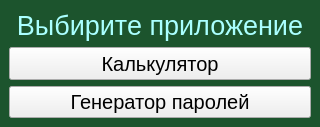
<?xml version="1.0" encoding="UTF-8"?>
<ui version="4.0">
 <class>MainWindow</class>
 <widget class="QMainWindow" name="MainWindow">
  <property name="geometry">
   <rect>
    <x>0</x>
    <y>0</y>
    <width>320</width>
    <height>127</height>
   </rect>
  </property>
  <property name="windowTitle">
   <string>MultiTool by LehaBezuglov</string>
  </property>
  <property name="windowIcon">
   <iconset resource="files_rc.qrc">
    <normaloff>:/icons/icons/global-_1_.ico</normaloff>:/icons/icons/global-_1_.ico</iconset>
  </property>
  <property name="styleSheet">
   <string notr="true">QMainWindow {
	background-color: rgb(28,84,45);
}</string>
  </property>
  <widget class="QWidget" name="centralwidget">
   <layout class="QGridLayout" name="gridLayout">
    <item row="0" column="0">
     <widget class="QLabel" name="label">
      <property name="sizePolicy">
       <sizepolicy hsizetype="Minimum" vsizetype="Expanding">
        <horstretch>0</horstretch>
        <verstretch>0</verstretch>
       </sizepolicy>
      </property>
      <property name="font">
       <font>
        <pointsize>20</pointsize>
       </font>
      </property>
      <property name="styleSheet">
       <string notr="true">QLabel {
	color: rgb(170, 255, 255);
}</string>
      </property>
      <property name="text">
       <string>Выбирите приложение</string>
      </property>
      <property name="alignment">
       <set>Qt::AlignCenter</set>
      </property>
     </widget>
    </item>
    <item row="1" column="0">
     <widget class="QPushButton" name="pushButton">
      <property name="sizePolicy">
       <sizepolicy hsizetype="Minimum" vsizetype="Expanding">
        <horstretch>0</horstretch>
        <verstretch>0</verstretch>
       </sizepolicy>
      </property>
      <property name="font">
       <font>
        <pointsize>15</pointsize>
       </font>
      </property>
      <property name="text">
       <string>Калькулятор</string>
      </property>
      <property name="icon">
       <iconset resource="files_rc.qrc">
        <normaloff>:/icons/icons/calculator.ico</normaloff>:/icons/icons/calculator.ico</iconset>
      </property>
     </widget>
    </item>
    <item row="2" column="0">
     <widget class="QPushButton" name="pushButton_2">
      <property name="sizePolicy">
       <sizepolicy hsizetype="Minimum" vsizetype="Expanding">
        <horstretch>0</horstretch>
        <verstretch>0</verstretch>
       </sizepolicy>
      </property>
      <property name="font">
       <font>
        <pointsize>15</pointsize>
       </font>
      </property>
      <property name="text">
       <string>Генератор паролей</string>
      </property>
      <property name="icon">
       <iconset resource="files_rc.qrc">
        <normaloff>:/icons/icons/key-chain.ico</normaloff>:/icons/icons/key-chain.ico</iconset>
      </property>
     </widget>
    </item>
   </layout>
  </widget>
 </widget>
 <resources>
  <include location="files_rc.qrc"/>
 </resources>
 <connections/>
</ui>
